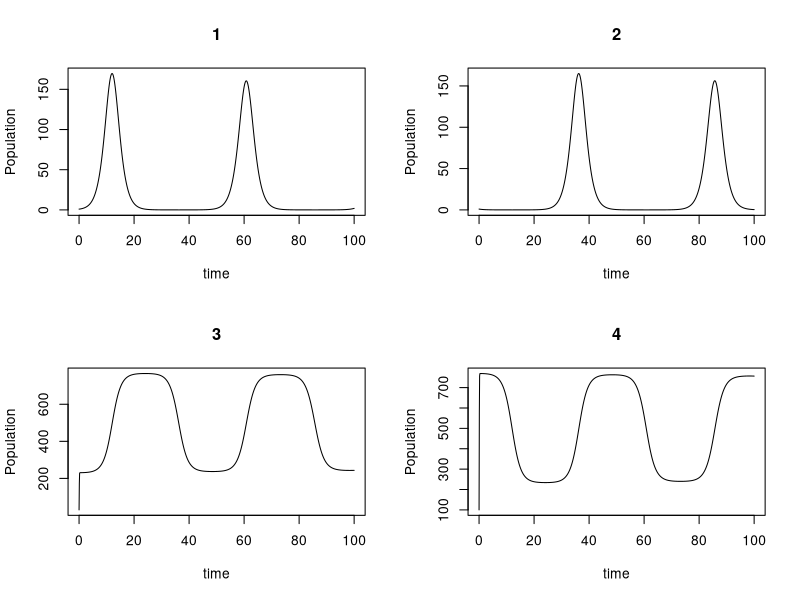

Source code (R):
## ---- chunk 1
knitr::opts_chunk$set(echo = TRUE,tidy.opts = list(width.cutoff = 60), tidy = TRUE)
## ---- chunk 2
B_R=1 # birth rate of resident whales
C_R=0.002 # Consumption/conversion rate of resident whales
D_R=1 # death rate of resident whales

B_T=1 # birth rate of transient whales
C_T=0.002 # Consumption/conversion rate of resident whales
D_T=1 # death rate of transient whales

r_P=30 # growth rate of pinnipeds
K_P=1000 # Carrying capacity of pinnipeds
a=1 # attack rate on pinnipeds

r_S=30 # growth rate of salmon
K_S=1000 # Carrying capacity of salmon
b=1 # attack rate on salmon
## ---- chunk 3
library(deSolve)
require(deSolve)

# predator-prey model
LV <- function(time,state,para) {
	B_R=para[1];C_r=para[2];D_R=para[3];B_T=para[4];C_T=para[5];D_T=para[6];r_P=para[7];K_P=para[8];a=para[9];r_S=para[10];K_S=para[11];b=para[12]
	# state variables
	R=state[1];T=state[2];P=state[3];S=state[4]
	# equation
	X1=R*(B_R*C_R*S-D_R)
	X2=T*(B_T*C_T*P-D_T)
	X3=r_P*P*(1-P/K_P-a*S/K_P)-C_T*P*T
	X4=r_S*S*(1-S/K_S-b*P/K_S)-C_R*S*R

	return(list(c(X1,X2,X3,X4)))
}

# input parameters
para=c(B_R,C_R,D_R,B_T,C_T,D_T,r_P,K_P,a,r_S,K_S,b)
# initialization
time=seq(from=0,to=100,length=1000)
ini=c(1,1,30,100)
out=ode(ini,time,LV,para)
## ---- chunk 4
plot(out,ylab="Population")
